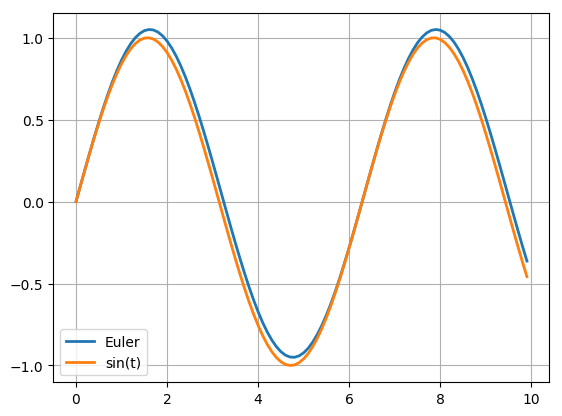

Write Python code to recreate this figure.
import numpy as np
import matplotlib.pyplot as plt
"""
오일러 방법
"""
dt = 0.1
t = np.arange(0, 10, dt)
x = np.zeros(len(t))

def dxdt(x):
    return np.cos(x)

for i in range(1, len(t)):
    x[i] = x[i-1]+dxdt(t[i-1])*dt
plt.plot(t, x, label="Euler", lw=2)
plt.plot(t, np.sin(t), label="sin(t)", lw=2)
plt.grid()
plt.legend()
plt.savefig("0522-01-EulerMethod.png", bbox_inches='tight')
